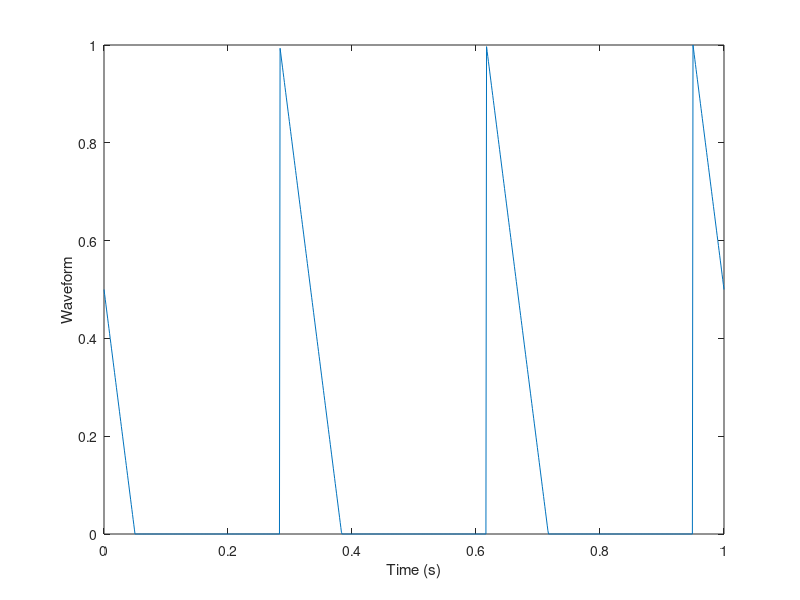

This figure's MATLAB source:
t = 0 : 1/1e3 : 1; % 1 kHz sample freq for 1 s
d = 0 : 1/3 : 1;   % 3 Hz repetition frequency
y = pulstran(t,d,'tripuls',0.1, -1);

plot(t,y)
xlabel 'Time (s)', ylabel Waveform
